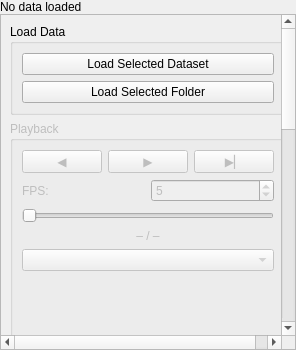
<?xml version="1.0" encoding="UTF-8"?>
<ui version="4.0">
 <class>HKL3DTab</class>
 <widget class="QWidget" name="HKL3DTab">
  <property name="sizePolicy">
   <sizepolicy hsizetype="Expanding" vsizetype="Expanding">
    <horstretch>0</horstretch>
    <verstretch>0</verstretch>
   </sizepolicy>
  </property>
  <layout class="QVBoxLayout" name="root_layout">
   <property name="spacing">
    <number>0</number>
   </property>
   <property name="leftMargin">
    <number>0</number>
   </property>
   <property name="topMargin">
    <number>0</number>
   </property>
   <property name="rightMargin">
    <number>0</number>
   </property>
   <property name="bottomMargin">
    <number>0</number>
   </property>
   <item>
    <widget class="QLabel" name="lbl_path_bar">
     <property name="text">
      <string>No data loaded</string>
     </property>
    </widget>
   </item>
   <item>
    <layout class="QHBoxLayout" name="container">
   <property name="spacing">
    <number>8</number>
   </property>
   <property name="leftMargin">
    <number>0</number>
   </property>
   <property name="topMargin">
    <number>0</number>
   </property>
   <property name="rightMargin">
    <number>0</number>
   </property>
   <property name="bottomMargin">
    <number>0</number>
   </property>
   <item>
    <widget class="QScrollArea" name="scrollArea_3d_controls">
     <property name="maximumSize">
      <size>
       <width>300</width>
       <height>16777215</height>
      </size>
     </property>
     <property name="verticalScrollBarPolicy">
      <enum>Qt::ScrollBarAsNeeded</enum>
     </property>
     <property name="horizontalScrollBarPolicy">
      <enum>Qt::ScrollBarAsNeeded</enum>
     </property>
     <property name="widgetResizable">
      <bool>true</bool>
     </property>
     <widget class="QWidget" name="scrollAreaWidgetContents_3d">
      <property name="geometry">
       <rect>
        <x>0</x>
        <y>0</y>
        <width>298</width>
        <height>400</height>
       </rect>
      </property>
      <layout class="QVBoxLayout" name="layout_3d_controls">
       <item>
        <widget class="QGroupBox" name="gb_3d_load_data">
         <property name="title">
          <string>Load Data</string>
         </property>
         <layout class="QVBoxLayout" name="layout_load_data">
          <item>
           <widget class="QPushButton" name="btn_load_3d_data">
            <property name="text">
             <string>Load Selected Dataset</string>
            </property>
           </widget>
          </item>
          <item>
           <widget class="QPushButton" name="btn_load_3d_folder">
            <property name="text">
             <string>Load Selected Folder</string>
            </property>
           </widget>
          </item>
         </layout>
        </widget>
       </item>
       <item>
        <widget class="QGroupBox" name="gb_playback">
         <property name="enabled">
          <bool>false</bool>
         </property>
         <property name="title">
          <string>Playback</string>
         </property>
         <layout class="QVBoxLayout" name="layout_playback">
          <item>
           <layout class="QHBoxLayout" name="layout_playback_buttons">
            <item>
             <widget class="QPushButton" name="btn_prev_frame">
              <property name="text">
               <string>◀</string>
              </property>
             </widget>
            </item>
            <item>
             <widget class="QPushButton" name="btn_play_pause">
              <property name="text">
               <string>▶</string>
              </property>
              <property name="checkable">
               <bool>true</bool>
              </property>
             </widget>
            </item>
            <item>
             <widget class="QPushButton" name="btn_next_frame">
              <property name="text">
               <string>▶▏</string>
              </property>
             </widget>
            </item>
           </layout>
          </item>
          <item>
           <layout class="QHBoxLayout" name="layout_fps">
            <item>
             <widget class="QLabel" name="lbl_fps">
              <property name="text">
               <string>FPS:</string>
              </property>
             </widget>
            </item>
            <item>
             <widget class="QSpinBox" name="sb_fps">
              <property name="minimum">
               <number>1</number>
              </property>
              <property name="maximum">
               <number>60</number>
              </property>
              <property name="value">
               <number>5</number>
              </property>
             </widget>
            </item>
           </layout>
          </item>
          <item>
           <widget class="QSlider" name="slider_frame">
            <property name="orientation">
             <enum>Qt::Horizontal</enum>
            </property>
           </widget>
          </item>
          <item>
           <widget class="QLabel" name="lbl_frame_counter">
            <property name="text">
             <string>– / –</string>
            </property>
            <property name="alignment">
             <set>Qt::AlignCenter</set>
            </property>
           </widget>
          </item>
          <item>
           <widget class="QComboBox" name="cb_playback_signal"/>
          </item>
          <item>
           <widget class="QWidget" name="playback_signal_host" native="true">
            <property name="minimumSize">
             <size>
              <width>0</width>
              <height>120</height>
             </size>
            </property>
            <layout class="QVBoxLayout" name="layout_playback_signal">
             <property name="leftMargin">
              <number>0</number>
             </property>
             <property name="topMargin">
              <number>0</number>
             </property>
             <property name="rightMargin">
              <number>0</number>
             </property>
             <property name="bottomMargin">
              <number>0</number>
             </property>
            </layout>
           </widget>
          </item>
         </layout>
        </widget>
       </item>
       <item>
        <widget class="QGroupBox" name="gb_3d_visibility">
         <property name="title">
          <string>Visibility</string>
         </property>
         <layout class="QFormLayout" name="layout_visibility">
          <item row="0" column="0">
           <widget class="QLabel" name="lbl_colormap_3d">
            <property name="text">
             <string>Color Map:</string>
            </property>
           </widget>
          </item>
          <item row="0" column="1">
           <widget class="QComboBox" name="cb_colormap_3d">
            <item>
             <property name="text">
              <string>jet</string>
             </property>
            </item>
            <item>
             <property name="text">
              <string>viridis</string>
             </property>
            </item>
            <item>
             <property name="text">
              <string>plasma</string>
             </property>
            </item>
            <item>
             <property name="text">
              <string>magma</string>
             </property>
            </item>
           </widget>
          </item>
          <item row="1" column="1">
           <widget class="QCheckBox" name="cb_show_slice">
            <property name="text">
             <string>Show Slice</string>
            </property>
            <property name="checked">
             <bool>true</bool>
            </property>
           </widget>
          </item>
          <item row="1" column="0">
           <widget class="QCheckBox" name="cb_show_points">
            <property name="text">
             <string>Show Points</string>
            </property>
            <property name="checked">
             <bool>true</bool>
            </property>
           </widget>
          </item>
         </layout>
        </widget>
       </item>
       <item>
        <widget class="QGroupBox" name="gb_3d_intensity">
         <property name="title">
          <string>Intensity Range</string>
         </property>
         <layout class="QFormLayout" name="layout_intensity">
          <item row="0" column="0">
           <widget class="QLabel" name="lbl_min_intensity_3d">
            <property name="text">
             <string>Min:</string>
            </property>
           </widget>
          </item>
          <item row="0" column="1">
           <widget class="QSpinBox" name="sb_min_intensity_3d">
            <property name="minimum">
             <number>-999999</number>
            </property>
            <property name="maximum">
             <number>999999</number>
            </property>
           </widget>
          </item>
          <item row="1" column="0">
           <widget class="QLabel" name="lbl_max_intensity_3d">
            <property name="text">
             <string>Max:</string>
            </property>
           </widget>
          </item>
          <item row="1" column="1">
           <widget class="QSpinBox" name="sb_max_intensity_3d">
            <property name="minimum">
             <number>-999999</number>
            </property>
            <property name="maximum">
             <number>999999</number>
            </property>
           </widget>
          </item>
         </layout>
        </widget>
       </item>
       <item>
        <widget class="QGroupBox" name="gb_hkl_range">
         <property name="title">
          <string>HKL Range</string>
         </property>
         <layout class="QVBoxLayout" name="layout_hkl_range">
          <property name="spacing">
           <number>6</number>
          </property>
         </layout>
        </widget>
       </item>
       <item>
        <widget class="QGroupBox" name="gb_3d_config">
         <property name="title">
          <string>3D Config</string>
         </property>
         <layout class="QGridLayout" name="layout_3d_config">
          <item row="0" column="0">
           <widget class="QPushButton" name="btn_save_3d_config">
            <property name="text">
             <string>Save 3D Config…</string>
            </property>
           </widget>
          </item>
          <item row="0" column="1">
           <widget class="QPushButton" name="btn_load_3d_config">
            <property name="text">
             <string>Load 3D Config…</string>
            </property>
           </widget>
          </item>
         </layout>
        </widget>
       </item>
       <item>
        <widget class="QGroupBox" name="gb_downsample">
         <property name="title">
          <string>Downsampling</string>
         </property>
         <layout class="QHBoxLayout" name="layout_downsample">
          <item>
           <widget class="QRadioButton" name="rb_downsample_on">
            <property name="text"><string>On</string></property>
            <property name="checked"><bool>true</bool></property>
           </widget>
          </item>
          <item>
           <widget class="QRadioButton" name="rb_downsample_off">
            <property name="text"><string>Off</string></property>
           </widget>
          </item>
         </layout>
        </widget>
       </item>
       <item>
        <widget class="QGroupBox" name="gb_slice_actions">
         <property name="title">
          <string>Slice</string>
         </property>
         <layout class="QGridLayout" name="layout_slice_actions">
          <item row="0" column="0">
           <widget class="QPushButton" name="btn_show_slice_2d">
            <property name="text">
             <string>Show Slice 2D</string>
            </property>
           </widget>
          </item>
          <item row="0" column="1">
           <widget class="QPushButton" name="btn_save_slice">
            <property name="text">
             <string>Save Slice…</string>
            </property>
           </widget>
          </item>
          <item row="1" column="0" colspan="2">
           <widget class="QPushButton" name="btn_load_slice">
            <property name="text">
             <string>Load Slice…</string>
            </property>
           </widget>
          </item>
          <item row="2" column="0" colspan="2">
           <widget class="QPushButton" name="btn_multi_slice">
            <property name="text">
             <string>Multi-slice…</string>
            </property>
           </widget>
          </item>
          <item row="3" column="0" colspan="2">
           <widget class="QPushButton" name="btn_extract_slice_dataset">
            <property name="text">
             <string>Extract Slice Dataset…</string>
            </property>
           </widget>
          </item>
         </layout>
        </widget>
       </item>
       <item>
        <spacer name="verticalSpacer_3d">
         <property name="orientation">
          <enum>Qt::Vertical</enum>
         </property>
         <property name="sizeHint" stdset="0">
          <size>
           <width>20</width>
           <height>40</height>
          </size>
         </property>
        </spacer>
       </item>
      </layout>
     </widget>
    </widget>
   </item>
  </layout>
   </item>
  </layout>
 </widget>
 <resources/>
 <connections/>
</ui>
